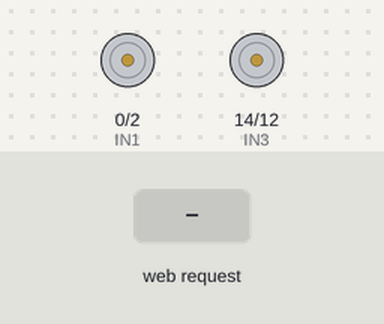
Recording of a sketch running on a simulated ESP8266 (NodeMCU). Shown: motor-driver pin pairs drawn as motors (green arrow = first pin HIGH = forward, orange = second pin HIGH = backward, longer = more drive, scaled by the enable pin). The test bench sets the inputs (shaded band). WiFi joins after 1.5 s; servers stay silent unless stated; what the sketch prints to the serial monitor is not drawn.

Above: at 2.7 s.
2.8 s: HTTP request GET /foward received
At 3.7 s:
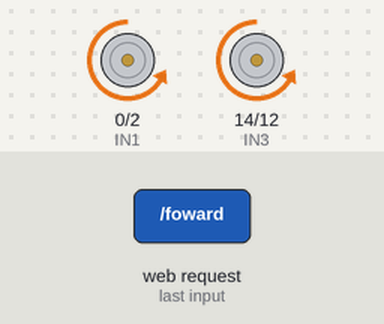
4.3 s: HTTP request GET /right received
At 4.8 s:
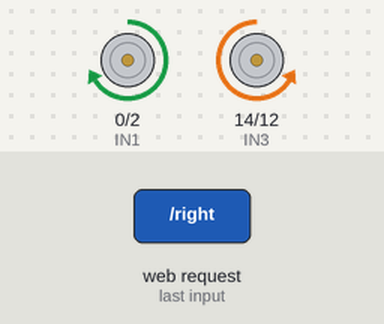
5.8 s: HTTP request GET /left received
At 7.0 s:
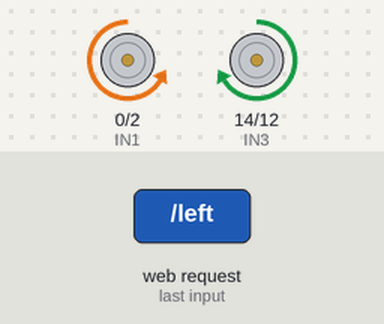
7.3 s: HTTP request GET /reverse received
At 8.3 s:
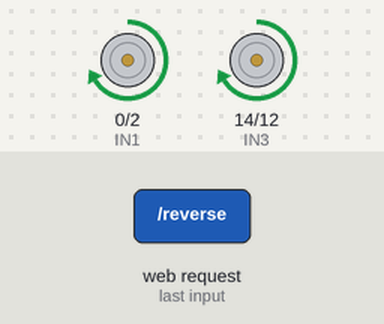
Timing chart, 0 to 9.8 s (numbered marks = the images above; inputs shaded):
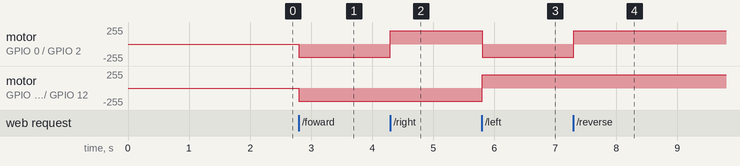

The sketch:

wifi_bot.ino
```cpp
#include <ESP8266WiFi.h>

const char* ssid = "Net Loading...";
const char* password = "Olivia.Serafim.1001";

int IN1 = 0;          // D3
int IN2 = 2;          // D4
int IN3 = 14;         // D5
int IN4 = 12;         // D6
int ENA = 4;          // D2
int ENB = 13;         // D7
int duty_a = 200;     // Speed of right motor range(0-255)
int duty_b = 200;     // Speed of left motor range(0-255)
WiFiServer server(80);

void setup() {
  Serial.begin(115200);
  pinMode(IN1, OUTPUT);
  pinMode(IN2, OUTPUT);
  pinMode(IN3, OUTPUT);
  pinMode(IN4, OUTPUT);
  pinMode(ENA, OUTPUT);
  pinMode(ENB, OUTPUT);
  digitalWrite(IN1, LOW);
  digitalWrite(IN2, LOW);
  digitalWrite(IN3, LOW);
  digitalWrite(IN4, LOW);
  analogWrite(ENA, 0);
  analogWrite(ENB, 0);

  Serial.print("Connecting to WiFi...");
  WiFi.begin(ssid, password);
  while (WiFi.status() != WL_CONNECTED) {
    delay(500);
    Serial.print(".");
  }
  Serial.println("WiFi connected!");

  /*-------- server started ---------*/
  server.begin();
  Serial.println("Server started");

  /*------ printing ip address --------*/
  Serial.print("IP Address of network: ");
  Serial.println(WiFi.localIP());
  Serial.print("Copy and paste the following URL: https://");
  Serial.print(WiFi.localIP());
  Serial.println("/");
}

void loop() {
  WiFiClient client = server.available();
  if (!client) {
    return;
  }

  Serial.println("Waiting for new client...");
  while(!client.available()) {
    delay(100);
  }

  String request = client.readStringUntil('\r');
  Serial.println(request);
  client.flush();

  String value = "stop";
  if (request.indexOf("/foward") != -1)  {
    forward();
    value = "forward";
  }
  if (request.indexOf("/stop") != -1)  {
    halt();
    value ="stop" ;
  }
  if (request.indexOf("/right") != -1)  {
    right();
    value ="right" ;
  }
  if (request.indexOf("/left") != -1)  {
    left();
    value ="left" ;
  }
  if (request.indexOf("/reverse") != -1)  {
    reverse();
    value ="reverse" ;
  }

  /*------------------ Creating html page ---------------------*/

  client.println("HTTP/1.1 200 OK");
  client.println("Content-Type: text/html");
  client.println("");
  client.println("<!DOCTYPE HTML>");
  client.println("<html>");
  client.println("<head>");
  client.println(" <meta charset=\"utf-8\"> ");
  client.println("<meta name=\"viewport\" content=\"width=device-width, initial-scale=1\">");
  client.println("<title>");
  client.println("ROBOT CONTROL");
  client.println("</title>");
  client.println("<link href=\"https://cdn.jsdelivr.net/npm/bootstrap@5.3.0-alpha1/dist/css/bootstrap.min.css\" rel=\"stylesheet\" integrity=\"sha384-GLhlTQ8iRABdZLl6O3oVMWSktQOp6b7In1Zl3/Jr59b6EGGoI1aFkw7cmDA6j6gD\" crossorigin=\"anonymous\">");


  client.println("</head>");
  client.println("<body>");
  client.println(" <script src=\"https://cdn.jsdelivr.net/npm/bootstrap@5.3.0-alpha1/dist/js/bootstrap.bundle.min.js\" integrity=\"sha384-w76AqPfDkMBDXo30jS1Sgez6pr3x5MlQ1ZAGC+nuZB+EYdgRZgiwxhTBTkF7CXvN\" crossorigin=\"anonymous\">  </script>");
  client.println("");
  client.println("<div class=\"d-flex justify-content-center\">");
  client.println("<div style=\"margin-top:5px\">");
  client.println("<h2>ROBOT IS MOVING: </h2>");
  client.print("<h2 style=\"color:blue\">");
  client.print(value);
  client.print("</h2>");
  client.println("<br><br><br><br></div>");
  client.println("</div>");

  client.println("<div class=\"d-flex justify-content-center\">");
  client.println("<br><br>");
  client.println("<table>");
  client.println("<tr><th></th>");
  client.println("<th class=\"text-center\"> <a href=\"/foward\"><button class=\"btn btn-primary\" type=\"button\">FORWARD</button></a></th>");
  client.println("<th></th></tr><tr></tr><tr>");
  client.println("<th class=\"text-center\"><a href=\"/left\"><button class=\"btn btn-primary\" type=\"button\">LEFT</button></a></th>");
  client.println("<th class=\"text-center\"><a href=\"/stop\"><button class=\"btn btn-primary\" type=\"button\">STOP</button></a></th>");
  client.println("<th class=\"text-center\"><a href=\"/right\"><button class=\"btn btn-primary\" type=\"button\">RIGHT</button></a></th></tr>");
  client.println("<tr><th></th>");
  client.println("<th class=\"text-center\"><a href=\"/reverse\"><button class=\"btn btn-primary\" type=\"button\">REVERSE</button></a></th>");
  client.println("<th></th></tr><tr></tr></table>");
  client.println("</div>");
  client.println("</body>");
  client.println("</html>");

  delay(100);
  Serial.println("Client disonnected...");
}

void reverse(void) {
  analogWrite(ENA, duty_a);
  analogWrite(ENB, duty_b);
  digitalWrite(IN1, HIGH);
  digitalWrite(IN2, LOW);
  digitalWrite(IN3, HIGH);
  digitalWrite(IN4, LOW);
}

void forward(void) {
  analogWrite(ENA, duty_a);
  analogWrite(ENB, duty_b);
  digitalWrite(IN1, LOW);
  digitalWrite(IN2, HIGH);
  digitalWrite(IN3, LOW);
  digitalWrite(IN4, HIGH);
}

void left(void) {
  analogWrite(ENA, duty_a);
  analogWrite(ENB, duty_b);
  digitalWrite(IN1, LOW);
  digitalWrite(IN2, HIGH);
  digitalWrite(IN3, HIGH);
  digitalWrite(IN4, LOW);
}

void right(void) {
  analogWrite(ENA, duty_a);
  analogWrite(ENB, duty_b);
  digitalWrite(IN1, HIGH);
  digitalWrite(IN2, LOW);
  digitalWrite(IN3, LOW);
  digitalWrite(IN4, HIGH);
}

void halt(void) {
  analogWrite(ENA, 0);
  analogWrite(ENB, 0);
  digitalWrite(IN1, LOW);
  digitalWrite(IN2, LOW);
  digitalWrite(IN3, LOW);
  digitalWrite(IN4, LOW);
}
```

Measured:
- after the input at 2.8 s, motor on GPIO 0 (IN1) / GPIO 2 (IN2), motor on GPIO 14 (IN3) / GPIO 12 (IN4): stopped → backward 200/255 at once
- after the input at 4.3 s, motor on GPIO 0 (IN1) / GPIO 2 (IN2): backward 200/255 → forward 200/255 at once
- after the input at 5.8 s, motor on GPIO 0 (IN1) / GPIO 2 (IN2): forward 200/255 → backward 200/255 at once; motor on GPIO 14 (IN3) / GPIO 12 (IN4): backward 200/255 → forward 200/255 at once
- after the input at 7.3 s, motor on GPIO 0 (IN1) / GPIO 2 (IN2): backward 200/255 → forward 200/255 at once
